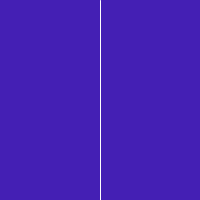
Frame 1 (no input)
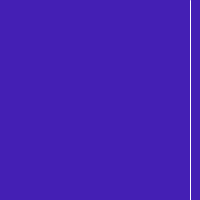
Frame 60 (the mouse pressed at the canvas centre just before this capture)
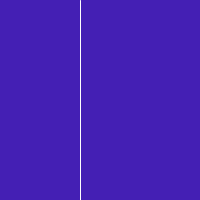
Frame 120 (the mouse held since frame 60 and released just before this capture)

The Processing sketch that drew these frames (run headless with seeded random() and noise(); from frame 60 on, the mouse is pressed at the canvas centre):

// Processing sketch: STS_Looped_Shape_Final
// ── STS_Looped_Shape_Final.pde
// S. Turner-Smith
// Looped Shape Practice 3

float x = 0;

void setup() {
  size(200, 200);  
  stroke(255);     

  //line
  x = width * 0.5;
}

void draw() { 
  background(#441FB4);   
  line(x, 0, x, height);  

  x = x + .1*50; 
  if (x > width) { 
    x = 0;

}

}
